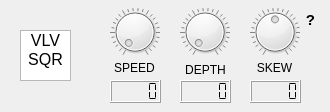
     <widget class="QWidget" name="tremoloTab">
      <attribute name="title">
       <string>Tremolo</string>
      </attribute>
      <widget class="QLabel" name="tremoloSkewLabel">
       <property name="geometry">
        <rect>
         <x>250</x>
         <y>60</y>
         <width>49</width>
         <height>16</height>
        </rect>
       </property>
       <property name="text">
        <string>SKEW</string>
       </property>
       <property name="alignment">
        <set>Qt::AlignmentFlag::AlignCenter</set>
       </property>
      </widget>
      <widget class="QDial" name="tremoloSpeedDial">
       <property name="geometry">
        <rect>
         <x>110</x>
         <y>0</y>
         <width>50</width>
         <height>64</height>
        </rect>
       </property>
       <property name="autoFillBackground">
        <bool>false</bool>
       </property>
       <property name="maximum">
        <number>100</number>
       </property>
       <property name="wrapping">
        <bool>false</bool>
       </property>
       <property name="notchesVisible">
        <bool>true</bool>
       </property>
      </widget>
      <widget class="QLabel" name="tremoloSpeedLabel">
       <property name="geometry">
        <rect>
         <x>110</x>
         <y>60</y>
         <width>49</width>
         <height>16</height>
        </rect>
       </property>
       <property name="text">
        <string>SPEED</string>
       </property>
       <property name="alignment">
        <set>Qt::AlignmentFlag::AlignCenter</set>
       </property>
      </widget>
      <widget class="QDial" name="tremoloSkewDial">
       <property name="geometry">
        <rect>
         <x>250</x>
         <y>0</y>
         <width>50</width>
         <height>64</height>
        </rect>
       </property>
       <property name="autoFillBackground">
        <bool>false</bool>
       </property>
       <property name="minimum">
        <number>-50</number>
       </property>
       <property name="maximum">
        <number>50</number>
       </property>
       <property name="wrapping">
        <bool>false</bool>
       </property>
       <property name="notchesVisible">
        <bool>true</bool>
       </property>
      </widget>
      <widget class="QLCDNumber" name="tremoloSkewDisplay">
       <property name="geometry">
        <rect>
         <x>250</x>
         <y>80</y>
         <width>51</width>
         <height>23</height>
        </rect>
       </property>
       <property name="frameShadow">
        <enum>QFrame::Shadow::Raised</enum>
       </property>
       <property name="segmentStyle">
        <enum>QLCDNumber::SegmentStyle::Flat</enum>
       </property>
      </widget>
      <widget class="QLCDNumber" name="tremoloSpeedDisplay">
       <property name="geometry">
        <rect>
         <x>110</x>
         <y>80</y>
         <width>51</width>
         <height>23</height>
        </rect>
       </property>
       <property name="frameShadow">
        <enum>QFrame::Shadow::Raised</enum>
       </property>
       <property name="segmentStyle">
        <enum>QLCDNumber::SegmentStyle::Flat</enum>
       </property>
      </widget>
      <widget class="QLabel" name="tremoloDepthLabel">
       <property name="geometry">
        <rect>
         <x>170</x>
         <y>60</y>
         <width>71</width>
         <height>20</height>
        </rect>
       </property>
       <property name="text">
        <string>DEPTH</string>
       </property>
       <property name="alignment">
        <set>Qt::AlignmentFlag::AlignCenter</set>
       </property>
      </widget>
      <widget class="QLCDNumber" name="tremoloDepthDisplay">
       <property name="geometry">
        <rect>
         <x>180</x>
         <y>80</y>
         <width>51</width>
         <height>23</height>
        </rect>
       </property>
       <property name="frameShadow">
        <enum>QFrame::Shadow::Raised</enum>
       </property>
       <property name="segmentStyle">
        <enum>QLCDNumber::SegmentStyle::Flat</enum>
       </property>
      </widget>
      <widget class="QListWidget" name="tremoloModeList">
       <property name="geometry">
        <rect>
         <x>20</x>
         <y>30</y>
         <width>51</width>
         <height>51</height>
        </rect>
       </property>
       <property name="uniformItemSizes">
        <bool>false</bool>
       </property>
       <property name="selectionRectVisible">
        <bool>false</bool>
       </property>
       <item>
        <property name="text">
         <string>VLV</string>
        </property>
        <property name="font">
         <font>
          <pointsize>12</pointsize>
         </font>
        </property>
        <property name="textAlignment">
         <set>AlignCenter</set>
        </property>
       </item>
       <item>
        <property name="text">
         <string>SQR</string>
        </property>
        <property name="font">
         <font>
          <pointsize>12</pointsize>
         </font>
        </property>
        <property name="textAlignment">
         <set>AlignCenter</set>
        </property>
       </item>
      </widget>
      <widget class="QDial" name="tremoloDepthDial">
       <property name="geometry">
        <rect>
         <x>180</x>
         <y>0</y>
         <width>50</width>
         <height>64</height>
        </rect>
       </property>
       <property name="autoFillBackground">
        <bool>false</bool>
       </property>
       <property name="maximum">
        <number>100</number>
       </property>
       <property name="wrapping">
        <bool>false</bool>
       </property>
       <property name="notchesVisible">
        <bool>true</bool>
       </property>
      </widget>
      <widget class="QLabel" name="tremoloHelpLabel">
       <property name="geometry">
        <rect>
         <x>300</x>
         <y>10</y>
         <width>21</width>
         <height>21</height>
        </rect>
       </property>
       <property name="toolTip">
        <string>&lt;html&gt;&lt;head/&gt;&lt;body&gt;&lt;p align=&quot;center&quot;&gt;&lt;span style=&quot; font-size:14pt;&quot;&gt;Valve / Square Wave&lt;/span&gt;&lt;/p&gt;&lt;p align=&quot;center&quot;&gt;&lt;img src=&quot;:/Modulation_Tremolo/resources/modulation/tremolo.png&quot;/&gt;&lt;/p&gt;&lt;/body&gt;&lt;/html&gt;</string>
       </property>
       <property name="text">
        <string>&lt;html&gt;&lt;head/&gt;&lt;body&gt;&lt;p align=&quot;center&quot;&gt;&lt;span style=&quot; font-size:11pt; font-weight:700;&quot;&gt;?&lt;/span&gt;&lt;/p&gt;&lt;/body&gt;&lt;/html&gt;</string>
       </property>
      </widget>
     </widget>
